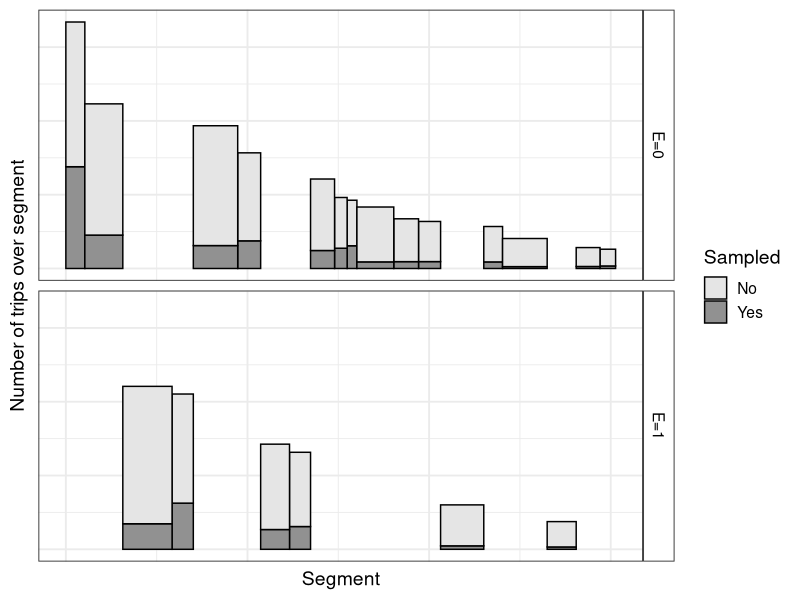
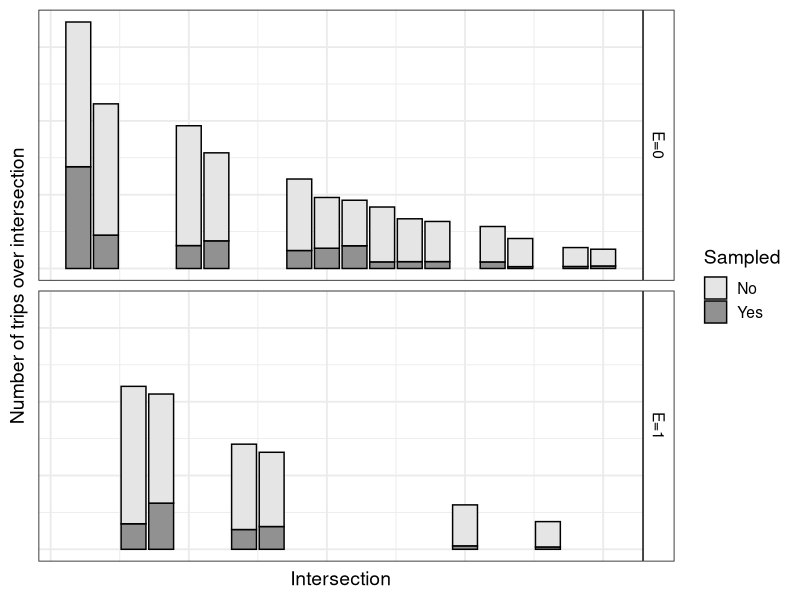

Here is the R script that generated these plots, in order:
## ---- chunk 1

library(tidyverse) 
library(truncnorm)
## ---- chunk 2
fig1_df = 1:20 %>% 
  as_tibble() %>% 
  rename(id=value) %>%
  mutate(
    L=rtruncnorm(a=3,
                 mean=20, sd=20, n=n()),
    #induce a slight negative association between segment length (L) and
    #the number of times the segment was traveled upon (N)
    N=rtruncnorm(a=5, mean=20 + -0.1*L, sd=20, n=n())) %>% 
  arrange(desc(N)) %>% 
  mutate(
    L_cum_right = cumsum(L),
    PD=L*N,
    L_cum_left =L_cum_right-L,
    L_cum_mid = L_cum_left+((L_cum_right-L_cum_left)/2), #because I want to plot at midpoint
  
    #define the sampling fraction (f) with a beta distribution because it's a proportion
    f=rbeta(n=n(),
            #more likely to be sampled if higher traffic segment (higher N)
            shape1= 15*(mean(L)+ mean(N))+100*N , 
            
            #more likely to be sampled if longer segment (higher L)
            shape2= mean(L)+ mean(N) + 5*(L*100)
            ),
    n = N*f, #sampled N is lowercase n, per manuscript notation
    PD_f = n*L, #segment-level person-distance
    N_f_not = N-n, #number not sampled
    PD_f_not = PD - PD_f,
    #Set exposure to follow a binomial distribution (p=.4)
    e = rbinom(n=n(), size=1, prob=.4),
    e_char = case_when(
      e==1 ~ "E=1",
      e==0 ~ "E=0"
    )
  )


# Create a long-form dataset. (Could do this with pivot-longer but not yet intuitive to me)
fig1_df_long_s1 = fig1_df %>% 
  dplyr::select(id, L, N, L_cum_mid, n, PD_f, e_char, e) %>% 
  rename(n_long = n, PD_long = PD_f) %>% 
  arrange(L) %>% 
  mutate(sampled=1) %>% 
  group_by(e) %>% 
  mutate(
    L_cum_right_alt = cumsum(L), #alt
    L_cum_left_alt =L_cum_right_alt-L,
    L_cum_mid_alt = L_cum_left_alt+((L_cum_right_alt-L_cum_left_alt)/2)
  )

fig1_df_long_s0 = fig1_df %>% 
  dplyr::select(id, L, N, L_cum_mid, N_f_not, PD_f_not, e_char, e) %>% 
  rename(n_long = N_f_not, PD_long = PD_f_not) %>% 
  arrange(L) %>% 
  mutate(sampled=0) %>% 
  group_by(e) %>% 
  mutate(
    L_cum_right_alt = cumsum(L), #alt
    L_cum_left_alt =L_cum_right_alt-L,
    L_cum_mid_alt = L_cum_left_alt+((L_cum_right_alt-L_cum_left_alt)/2)
  )


fig1_df_long = fig1_df_long_s1 %>% 
  bind_rows(fig1_df_long_s0)

## ---- chunk 3
fig1_df_long %>% 
  ggplot(aes(x=L_cum_mid, y=n_long, width=L, fill =as.character(sampled))) + #set coordinate to the cumulative midpoint
  geom_bar(
    stat="identity", 
    position = "stack",
    colour = "black",
    lwd=.5) +
  facet_grid(rows = vars(e_char)) +

  ylab("Number of trips over segment") +
  xlab("Segment") +
  scale_fill_manual(
    name = "Sampled",
    labels = c(
      "No",
      "Yes"
    ),
    values = c("gray90",
               "gray57"

    )
  ) +
   theme_bw(base_size = 14)+
  theme(
    axis.ticks=element_blank(),
    axis.text.x=element_blank(),
    axis.text.y = element_blank()
    )+
  theme( strip.background =element_rect(fill="white"))+
  theme(  strip.text =element_text(colour =   "black"))
## ---- chunk 4
fig1_df_long %>% 
  group_by(sampled) %>%  
  arrange(desc(N)) %>% 
  mutate(new_id = row_number()) %>% 
  ungroup() %>% 
  ggplot(aes(x=new_id, y=n_long, 
             fill =as.character(sampled))) + #set coordinate to the cumulative midpoint
  geom_bar(
    stat="identity", 
    position = "stack",
    colour = "black") +
  facet_grid(rows = vars(e_char)) +
  ylab("Number of trips over intersection") +
  xlab("Intersection") +
  scale_fill_manual(
    name = "Sampled",
    labels = c(
      "No",
      "Yes"
    ),
    values = c("gray90",
               "gray57"
               
    )
  ) +
  theme_bw(base_size = 14)+
  theme(
    axis.ticks=element_blank(),
    axis.text.x=element_blank(),
    axis.text.y = element_blank()
  )+
  theme( strip.background =element_rect(fill="white"))+
  theme(  strip.text =element_text(colour =   "black"))
